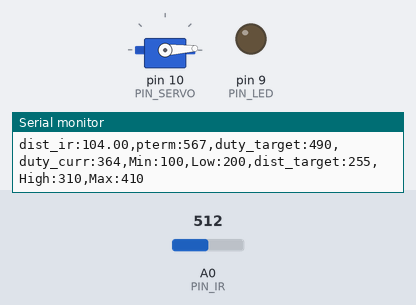
The sketch below on a simulated Arduino Uno, built with avr-gcc and run on an emulated ATmega328P. Shown: servo, output pins drawn as LEDs (lit = HIGH), the last lines printed to the serial monitor. The inputs (shaded band) are chosen by the test bench; at power-on: A0 (PIN_IR) = 512.

Above: at 1.2 s.
1.3 s: A0 (PIN_IR) set to 122
At 3.4 s:
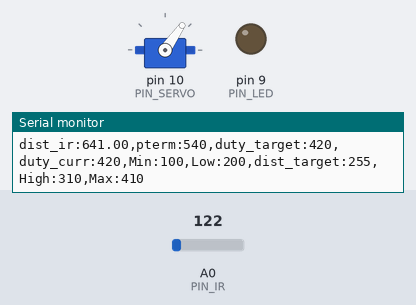
4.0 s: A0 (PIN_IR) set to 0
At 5.6 s:
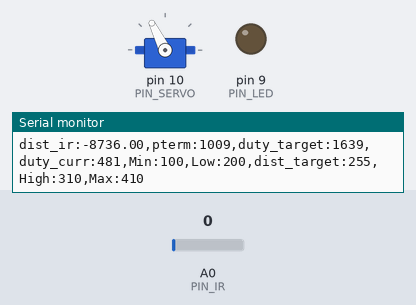
7.0 s: A0 (PIN_IR) set to 4
8.7 s: A0 (PIN_IR) set to 6
At 12.0 s:
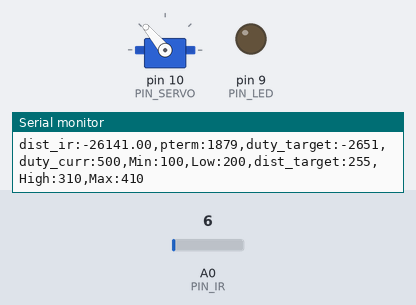
Timing chart, 0 to 12.7 s (numbered marks = the images above; inputs shaded):
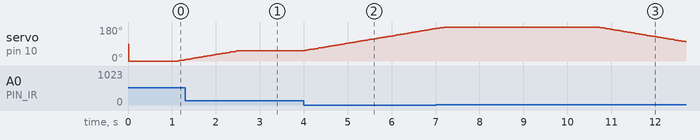

Measured:
- the behaviour switches between 5 and 6 on A0 (PIN_IR) (found by bisection; images 2 and 3)
- after the input at 1.3 s, servo on pin 10 (PIN_SERVO): goes on until 2.5 s, then stays 55°
- after the input at 4.0 s, servo on pin 10 (PIN_SERVO): moves from 55° to 170° over 2.9 s, starting at once
- after the input at 8.7 s, servo on pin 10 (PIN_SERVO): moves from 180° to 102° over 2.0 s, starting after 2.0 s

The sketch:

22_Proportionalcontrol_20203042.ino
```cpp
#include <Servo.h>

#define PIN_LED 9
#define PIN_SERVO 10
#define PIN_IR A0

#define _DIST_TARGET 255
#define _DIST_MIN 100
#define _DIST_MAX 410

#define _DIST_ALPHA 0.1

#define _DUTY_MIN 1600
#define _DUTY_NEU 1800
#define _DUTY_MAX 2000

#define _SERVO_ANGLE 30
#define _SERVO_SPEED 30

#define _INTERVAL_DIST 20
#define _INTERVAL_SERVO 20
#define _INTERVAL_SERIAL 100

#define _KP 1.3
Servo myservo;

float dist_target;
float dist_raw;

unsigned long last_sampling_time_dist, last_sampling_time_servo,last_sampling_time_serial;
bool event_dist, event_servo, event_serial;

int duty_chg_per_interval;
int duty_target, duty_curr, dist_cali, dist_ema;
int a, b;

float error_curr, error_prev, control, pterm;
float duty_neutral;

void setup() {
  pinMode(PIN_LED, OUTPUT);
  myservo.attach(PIN_SERVO);

  duty_target, duty_curr = _DIST_MIN;
  last_sampling_time_dist, last_sampling_time_servo, last_sampling_time_serial = 0;

  pterm = 0;
  duty_neutral = 1610;
  Serial.begin(115200);

  duty_chg_per_interval = (float)(_DUTY_MAX - _DUTY_MIN) * (_SERVO_SPEED / _SERVO_ANGLE) * (_INTERVAL_SERVO / 1000.0);    // [3131] 설정한 서보 스피드에 따른 duty change per interval 값을 변환
  a = 83;
  b = 342;
}


void loop() {
    unsigned long time_curr = millis();

    if(time_curr >= last_sampling_time_dist + _INTERVAL_DIST) {
        last_sampling_time_dist += _INTERVAL_DIST;
        event_dist = true;
    }
    if(time_curr >= last_sampling_time_servo + _INTERVAL_SERVO) {
        last_sampling_time_servo += _INTERVAL_SERVO;
        event_servo = true;
    }
    if(time_curr >= last_sampling_time_serial + _INTERVAL_SERIAL) {
        last_sampling_time_serial += _INTERVAL_SERIAL;
        event_serial = true;
    }

    if(event_dist) {
        event_dist = false;

        dist_raw = ir_distance_filtered();

        error_curr = _DIST_TARGET - dist_raw;
        pterm = error_curr;
        control = _KP * pterm;

        duty_target = duty_neutral + control;
    }

    if(event_servo) {
      event_servo = false;

      if(duty_target > duty_curr) {
              duty_curr += duty_chg_per_interval;
              if(duty_curr > duty_target) duty_curr = duty_target;
      }
      else {
          duty_curr -= duty_chg_per_interval;
          if(duty_curr < duty_target) duty_curr = duty_target;
      }

      myservo.writeMicroseconds(duty_curr);

      event_servo = false;
    }

    if(event_serial) {
      event_serial = false;
      Serial.print("dist_ir:");
      Serial.print(dist_raw);
      Serial.print(",pterm:");
      Serial.print(map(pterm,-1000,1000,510,610));
      Serial.print(",duty_target:");
      Serial.print(map(duty_target,1000,2000,410,510));
      Serial.print(",duty_curr:");
      Serial.print(map(duty_curr,1000,2000,410,510));
      Serial.println(",Min:100,Low:200,dist_target:255,High:310,Max:410");
    }
}

float ir_distance(void){ // return value unit: mm
    float val;
    float volt = float(analogRead(PIN_IR));
    val = ((6762.0/(volt - 9.0)) - 4.0) * 10.0;
    return val;
}

float ir_distance_filtered(void){ // return value unit: mm
  dist_cali = 100 + 300.0 / (b - a) * (ir_distance() - a);
  dist_ema = _DIST_ALPHA * dist_cali + (1 - _DIST_ALPHA) * dist_ema;
  return dist_ema;
}
```
